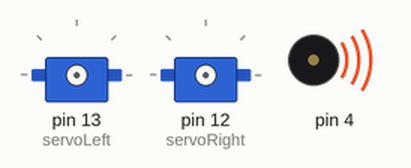
This sketch was run on a simulated Arduino Uno, built with avr-gcc and run on an emulated ATmega328P. Parts: 2 × servo, buzzer (waves = sounding).

Above: at 0.1 s.
At 1.1 s:
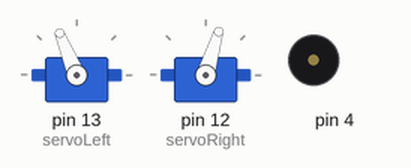
At 3.1 s:
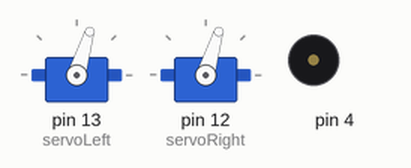
At 3.7 s:
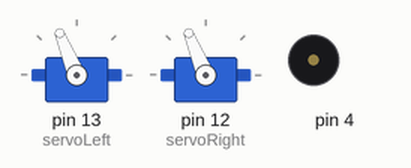
At 4.3 s:
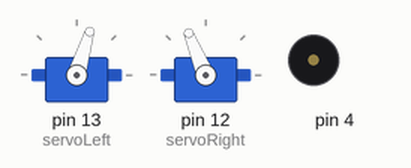
At 6.3 s:
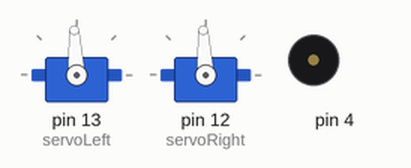
Timing chart, 0 to 7.8 s (numbered marks = the images above):
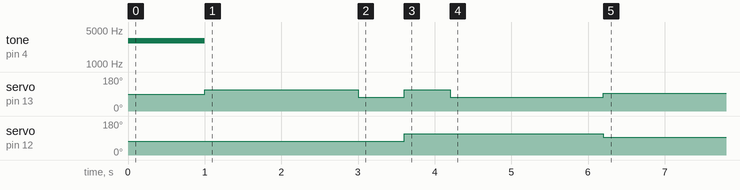

The sketch:

ManeuverSequence.ino
```cpp
// Robotics with the BOE Shield - ManeuverSequence
// Move forward, left, right, then backward with an array and the
// maneuver function.

#include <Servo.h>                           // Include servo library

//                Forward    left   right   backward    stop
//         index        0       1       2          3       4
int speedsLeft[]  = {200,    -200,    200,      -200,      0};
int speedsRight[] = {200,     200,   -200,      -200,      0};
int times[]       = {2000,    600,    600,      2000,     -1};

Servo servoLeft;                             // Declare left and right servos
Servo servoRight;

void setup()                                 // Built-in initialization block
{
  tone(4, 3000, 1000);                       // Play tone for 1 second
  delay(1000);                               // Delay to finish tone

  servoLeft.attach(13);                      // Attach left signal to P13
  servoRight.attach(12);                     // Attach right signal to P12

  // Determine number of elements in sequence list.
  int elementCount = sizeof(times) / sizeof(int);

  // Fetch successive elements from each sequence list and feed them
  // to maneuver function.
  for(int index = 0; index < elementCount; index++)
  {
    maneuver(speedsLeft[index], speedsRight[index], times[index]);
  }
}

void loop()                                  // Main loop auto-repeats
{                                            // Empty, nothing needs repeating
}

void maneuver(int speedLeft, int speedRight, int msTime)
{
  // speedLeft, speedRight ranges: Backward  Linear  Stop  Linear   Forward
  //                               -200      -100......0......100       200
  servoLeft.writeMicroseconds(1500 + speedLeft);   // Set Left servo speed
  servoRight.writeMicroseconds(1500 - speedRight); // Set right servo speed
  if(msTime==-1)                                   // if msTime = -1
  {
    servoLeft.detach();                            // Stop servo signals
    servoRight.detach();
  }
  delay(msTime);                                   // Delay for msTime
}
```

Measured:
- by itself, tone on pin 4: silent → 3000 Hz at 0.00 s, → silent 1.0 s later
- by itself, servo on pin 12 (servoRight): 73° → 112° at 3.6 s, → 93° 2.6 s later
- by itself, servo on pin 13 (servoLeft): 90° → 112° at 1.0 s, → 73° 2.0 s later, → 112° 0.60 s later, → 73° 0.60 s later, … (5 changes in this stretch)
